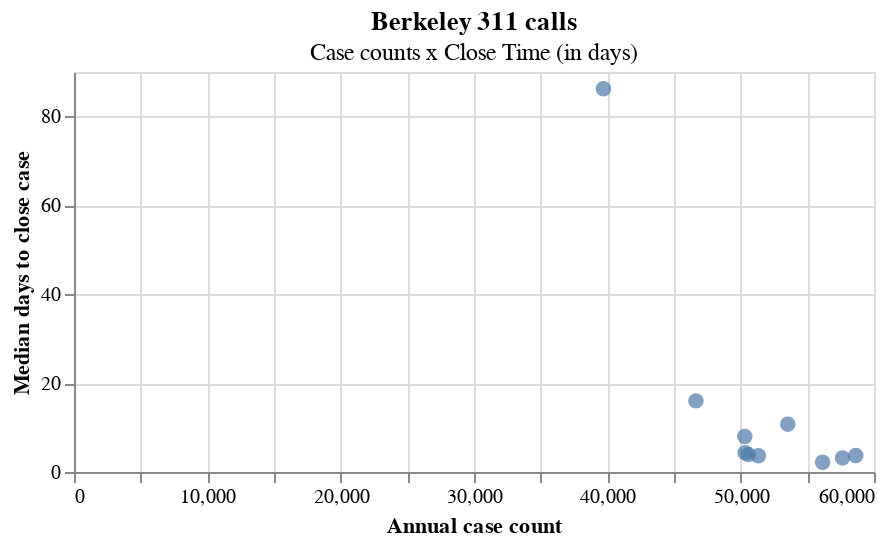

The notebook cell this image was saved under:
### Code cell
alt.Chart(summary).mark_circle(size=60).encode(
    x=alt.X('Case_Count', axis=alt.Axis(title='Annual case count')),
    y=alt.Y('Close_Time_Days', axis=alt.Axis(title='Median days to close case')),
    tooltip=['Year']
).properties(
    title={
        'text': 'Berkeley 311 calls',
        'subtitle' : ['Case counts x Close Time (in days)']
    },
    height=200,
    width=400
).interactive()

### Figure 1 — Vega-Lite specification as saved in the notebook (floating-point values rounded to 4 significant figures)
{"config": {"view": {"continuousWidth": 400, "continuousHeight": 300}}, "data": {"name": "data-3e4111a4f805cf2e96508a43d72c8199"}, "mark": {"type": "circle", "size": 60}, "encoding": {"tooltip": [{"field": "Year", "type": "quantitative"}], "x": {"axis": {"title": "Annual case count"}, "field": "Case_Count", "type": "quantitative"}, "y": {"axis": {"title": "Median days to close case"}, "field": "Close_Time_Days", "type": "quantitative"}}, "height": 200, "selection": {"selector004": {"type": "interval", "bind": "scales", "encodings": ["x", "y"]}}, "title": {"text": "Berkeley 311 calls", "subtitle": ["Case counts x Close Time (in days)"]}, "width": 400, "$schema": "https://vega.github.io/schema/vega-lite/v4.17.0.json", "datasets": {"data-3e4111a4f805cf2e96508a43d72c8199": [{"Year": 2011, "Case_Count": 39708, "Close_Time_Days": 86.22}, {"Year": 2012, "Case_Count": 46643, "Close_Time_Days": 16.0}, {"Year": 2013, "Case_Count": 50309, "Close_Time_Days": 7.966}, {"Year": 2014, "Case_Count": 53531, "Close_Time_Days": 10.77}, {"Year": 2015, "Case_Count": 50334, "Close_Time_Days": 4.334}, {"Year": 2016, "Case_Count": 50573, "Close_Time_Days": 3.912}, {"Year": 2017, "Case_Count": 51325, "Close_Time_Days": 3.64}, {"Year": 2018, "Case_Count": 57636, "Close_Time_Days": 3.176}, {"Year": 2019, "Case_Count": 58633, "Close_Time_Days": 3.705}, {"Year": 2020, "Case_Count": 56145, "Close_Time_Days": 2.196}]}}
